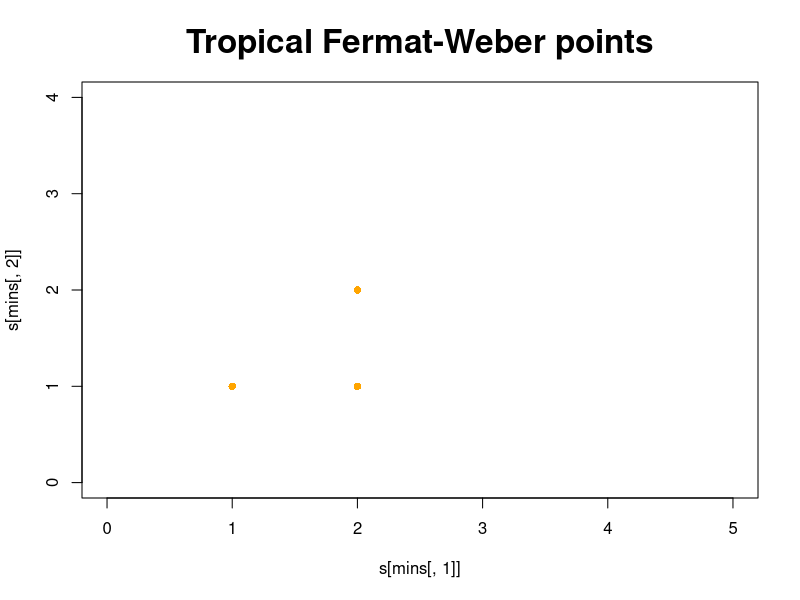
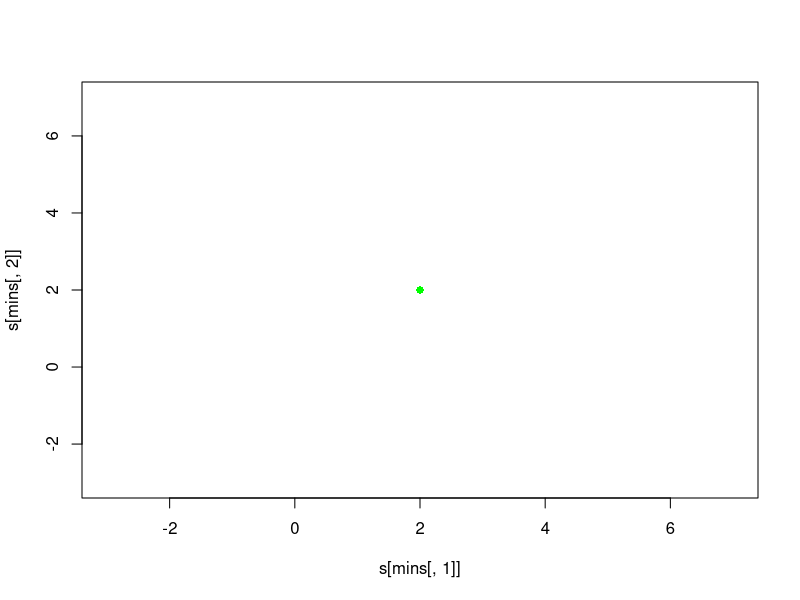
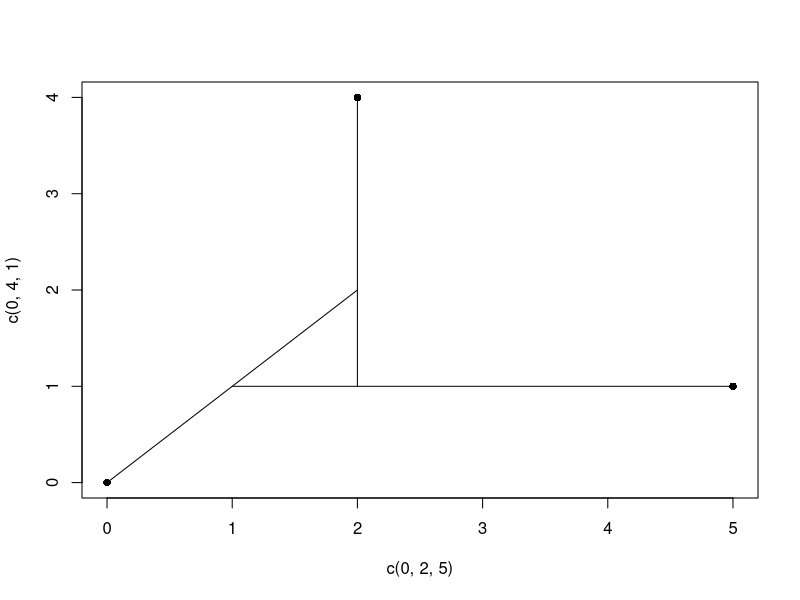
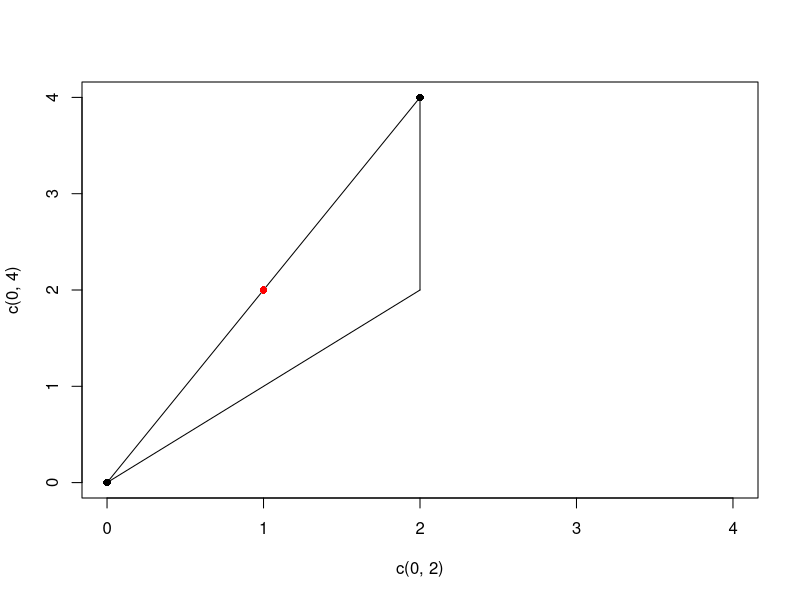

Source code (R) for these figures, in order: (Note: this script raises an error after producing the figures.)
a = c(0,0)
b = c(2,4)
c = c(5,1)

a = c(0,4)
b = c(3,0)
c = c(5, 6)

a = c(0,0)
b = c(448,449)
c = c(452,256)

a = c(0,0)
b = c(3,1)
c=c(2,5)
P<- matrix(c(a,b,c),nrow=length(a))

dtr <- function (x, y){
  x = c(0,x)
  y = c(0,y)
  return (max(x-y) - min(x-y))
}
sosd <- function (d, mu, P) {
  sos = 0
  for (i in 1:ncol(P)){
    x = P[,i]
    sos = sos + d(x,mu)^2
  }
  return (sos)
}


sosd <- function (d, mu, P) {
  sos = 0
  mu = c(0,mu)
  for (i in 1:ncol(P)){
    x = c(0,P[,i])
    sos = sos + d(x,mu)^2
  }
  return (sos)
}

sod <- function (d, mu, P) {
  sod = 0
  mu = c(0,mu)
  for (i in 1:ncol(P)){
    x = c(0,P[,i])
    sod = sod + d(x,mu)
  }
  return (sod)
}

sod(dtr, c(1,1), P)
sod(dtr, c(2,1), P)
sod(dtr, c(2,2), P)



s <- seq(0,450, by = 1)
ls = length(s)
ssq <- matrix(NA, ls, ls)

for (i in 1:ls){
  for (j in 1:ls){
    mu = c(s[i],s[j])
    ssq[i,j] = sod (dtr, mu, P)
  }
}
min(ssq)
mins <- which(ssq == min(ssq), arr.ind = T)
plot(s[mins[,1]], s[mins[,2]], type='p',pch=16, ylim=c(0,4), xlim= c(0,5), 
     col = 'orange', main='Tropical Fermat-Weber points', cex.main=2)
#points(c(0, 2, 5),c(0, 4, 1), pch = 16)

ssq <- matrix(NA, ls, ls)
for (i in 1:ls){
  for (j in 1:ls){
    mu = c(s[i],s[j])
    ssq[i,j] = sosd (dtr, mu, P)
  }
}
min(ssq)
mins <- which(ssq == min(ssq), arr.ind = T)
plot(s[mins[,1]], s[mins[,2]], type='p',pch=16, ylim=c(-3,7), xlim= c(-3,7), col = 'green')
plot(c(0, 2, 5),c(0, 4, 1), pch = 16)
lines (c(0,2), c(0,2))
lines(c(1,5), c(1,1))
lines (c(2,2), c(1,4))




plot(c(0, 2),c(0, 4),xlim=c(0,4), pch = 16)
lines (c(2,2), c(2,4))
lines(c(0,2), c(0,2))
lines(c(0,2),c(0,4))
points(1,2, col = 'red', pch = 16)

plot(c(, 3),c(4, 1), ylim = c(0,4), xlim = c(0,4),pch = 16)
lines(c(0,1), c(0, 1))
lines(c(1,2), c(1,1))

plot(c(0, 2),c(0, 1), ylim = c(0,2), pch = 16)
lines(c(0,1), c(0, 1))
lines(c(1,2), c(1,1))

plot(c(0, 3, 5),c(4, 0, 6), pch = 16)
lines(c(0,0), c(4,0))
lines(c(0,3), c(0,0))
lines(c(3,5), c(0,2))
lines(c(5,5), c(2,6))
lines(c(3,5), c(6,6))
lines(c(3,0) ,c(6,4))


plot(c(0, 448, 452), c(0, 449, 256), pch = 16)
lines(c(452, 448), c(256, 256))
lines(c(448, 448), c(256, 449))
lines(c(449, 448), c(449, 449))
lines(c(0, 449), c(0, 449))
lines(c(256, 452), c(256, 256))
points(s[mins[,1]], s[mins[,2]], type='p',pch=16,  col = 'green')


for (i in 1:nrow(mins)){
  fm <- c(s[mins[i,1]], s[mins[i,2]]) 
  print(c(dtr(P[,1], fm), dtr(P[,2], fm), dtr(P[,3], fm)))
}